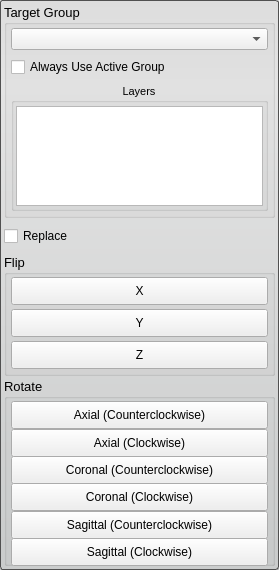
<?xml version="1.0" encoding="UTF-8"?>
<ui version="4.0">
 <class>FlipToolInterface</class>
 <widget class="QWidget" name="FlipToolInterface">
  <property name="geometry">
   <rect>
    <x>0</x>
    <y>0</y>
    <width>279</width>
    <height>570</height>
   </rect>
  </property>
  <property name="sizePolicy">
   <sizepolicy hsizetype="Preferred" vsizetype="Fixed">
    <horstretch>0</horstretch>
    <verstretch>0</verstretch>
   </sizepolicy>
  </property>
  <property name="sizeIncrement">
   <size>
    <width>0</width>
    <height>0</height>
   </size>
  </property>
  <property name="windowTitle">
   <string>Flip Tool</string>
  </property>
  <property name="styleSheet">
   <string notr="true">QWidget#FlipToolInterface{
  border-radius: 3px;
  border: 1px solid rgb(80, 80,80);
  background-color: qlineargradient(spread:pad, x1:0.5, y1:0, x2:0.5, y2:0.960227, stop:0 rgba(221, 221, 221, 255), stop:0.155779 rgba(228, 228, 228, 255), stop:1 rgba(202, 204, 204, 255));      
}</string>
  </property>
  <layout class="QVBoxLayout" name="verticalLayout_3">
   <property name="spacing">
    <number>2</number>
   </property>
   <property name="margin">
    <number>4</number>
   </property>
   <item>
    <widget class="QGroupBox" name="target_groupbox_">
     <property name="sizePolicy">
      <sizepolicy hsizetype="Preferred" vsizetype="Fixed">
       <horstretch>0</horstretch>
       <verstretch>0</verstretch>
      </sizepolicy>
     </property>
     <property name="font">
      <font>
       <pointsize>10</pointsize>
      </font>
     </property>
     <property name="title">
      <string>Target Group</string>
     </property>
     <property name="flat">
      <bool>false</bool>
     </property>
     <layout class="QVBoxLayout" name="verticalLayout_4">
      <property name="leftMargin">
       <number>4</number>
      </property>
      <property name="topMargin">
       <number>2</number>
      </property>
      <property name="rightMargin">
       <number>4</number>
      </property>
      <property name="bottomMargin">
       <number>4</number>
      </property>
      <item>
       <widget class="QWidget" name="widget_9" native="true">
        <layout class="QVBoxLayout" name="verticalLayout_5">
         <property name="spacing">
          <number>2</number>
         </property>
         <property name="margin">
          <number>0</number>
         </property>
         <item>
          <widget class="QWidget" name="widget_10" native="true">
           <property name="minimumSize">
            <size>
             <width>0</width>
             <height>24</height>
            </size>
           </property>
           <property name="maximumSize">
            <size>
             <width>16777215</width>
             <height>24</height>
            </size>
           </property>
           <layout class="QHBoxLayout" name="horizontalLayout_6">
            <property name="spacing">
             <number>0</number>
            </property>
            <property name="margin">
             <number>0</number>
            </property>
            <item>
             <widget class="QComboBox" name="target_group_">
              <property name="sizePolicy">
               <sizepolicy hsizetype="Ignored" vsizetype="Fixed">
                <horstretch>0</horstretch>
                <verstretch>0</verstretch>
               </sizepolicy>
              </property>
             </widget>
            </item>
           </layout>
          </widget>
         </item>
        </layout>
       </widget>
      </item>
      <item>
       <widget class="QCheckBox" name="use_active_group_">
        <property name="text">
         <string>Always Use Active Group</string>
        </property>
       </widget>
      </item>
      <item>
       <widget class="QGroupBox" name="groupBox">
        <property name="font">
         <font>
          <pointsize>8</pointsize>
         </font>
        </property>
        <property name="title">
         <string>Layers</string>
        </property>
        <property name="alignment">
         <set>Qt::AlignCenter</set>
        </property>
        <property name="flat">
         <bool>true</bool>
        </property>
        <property name="checkable">
         <bool>false</bool>
        </property>
        <layout class="QVBoxLayout" name="verticalLayout_6">
         <property name="spacing">
          <number>2</number>
         </property>
         <property name="leftMargin">
          <number>2</number>
         </property>
         <property name="topMargin">
          <number>4</number>
         </property>
         <property name="rightMargin">
          <number>2</number>
         </property>
         <property name="bottomMargin">
          <number>2</number>
         </property>
         <item>
          <widget class="QListWidget" name="layer_list_">
           <property name="enabled">
            <bool>true</bool>
           </property>
           <property name="sizePolicy">
            <sizepolicy hsizetype="Ignored" vsizetype="Fixed">
             <horstretch>0</horstretch>
             <verstretch>0</verstretch>
            </sizepolicy>
           </property>
           <property name="minimumSize">
            <size>
             <width>0</width>
             <height>100</height>
            </size>
           </property>
           <property name="maximumSize">
            <size>
             <width>16777215</width>
             <height>100</height>
            </size>
           </property>
           <property name="frameShape">
            <enum>QFrame::StyledPanel</enum>
           </property>
           <property name="selectionMode">
            <enum>QAbstractItemView::MultiSelection</enum>
           </property>
           <property name="resizeMode">
            <enum>QListView::Adjust</enum>
           </property>
          </widget>
         </item>
        </layout>
       </widget>
      </item>
     </layout>
    </widget>
   </item>
   <item>
    <widget class="QCheckBox" name="replace_checkbox_">
     <property name="minimumSize">
      <size>
       <width>0</width>
       <height>32</height>
      </size>
     </property>
     <property name="text">
      <string>Replace</string>
     </property>
    </widget>
   </item>
   <item>
    <widget class="QGroupBox" name="flipGroupBox">
     <property name="font">
      <font>
       <pointsize>10</pointsize>
      </font>
     </property>
     <property name="title">
      <string>Flip</string>
     </property>
     <layout class="QVBoxLayout" name="verticalLayout">
      <property name="spacing">
       <number>4</number>
      </property>
      <property name="leftMargin">
       <number>4</number>
      </property>
      <property name="topMargin">
       <number>2</number>
      </property>
      <property name="rightMargin">
       <number>4</number>
      </property>
      <property name="bottomMargin">
       <number>4</number>
      </property>
      <item>
       <widget class="QPushButton" name="flip_x_button_">
        <property name="minimumSize">
         <size>
          <width>0</width>
          <height>28</height>
         </size>
        </property>
        <property name="text">
         <string>X</string>
        </property>
       </widget>
      </item>
      <item>
       <widget class="QPushButton" name="flip_y_button_">
        <property name="minimumSize">
         <size>
          <width>0</width>
          <height>28</height>
         </size>
        </property>
        <property name="text">
         <string>Y</string>
        </property>
       </widget>
      </item>
      <item>
       <widget class="QPushButton" name="flip_z_button_">
        <property name="minimumSize">
         <size>
          <width>0</width>
          <height>28</height>
         </size>
        </property>
        <property name="text">
         <string>Z</string>
        </property>
       </widget>
      </item>
     </layout>
    </widget>
   </item>
   <item>
    <widget class="QGroupBox" name="rotateGroupBox">
     <property name="minimumSize">
      <size>
       <width>0</width>
       <height>134</height>
      </size>
     </property>
     <property name="font">
      <font>
       <pointsize>10</pointsize>
      </font>
     </property>
     <property name="title">
      <string>Rotate</string>
     </property>
     <layout class="QVBoxLayout" name="verticalLayout_2">
      <property name="spacing">
       <number>4</number>
      </property>
      <property name="leftMargin">
       <number>4</number>
      </property>
      <property name="topMargin">
       <number>2</number>
      </property>
      <property name="rightMargin">
       <number>4</number>
      </property>
      <property name="bottomMargin">
       <number>2</number>
      </property>
      <item>
       <widget class="QPushButton" name="rotate_axial_ccw_button_">
        <property name="minimumSize">
         <size>
          <width>0</width>
          <height>28</height>
         </size>
        </property>
        <property name="text">
         <string>Axial (Counterclockwise)</string>
        </property>
       </widget>
      </item>
      <item>
       <widget class="QPushButton" name="rotate_axial_cw_button_">
        <property name="minimumSize">
         <size>
          <width>0</width>
          <height>28</height>
         </size>
        </property>
        <property name="text">
         <string>Axial (Clockwise)</string>
        </property>
       </widget>
      </item>
      <item>
       <widget class="QPushButton" name="rotate_coronal_ccw_button_">
        <property name="minimumSize">
         <size>
          <width>0</width>
          <height>28</height>
         </size>
        </property>
        <property name="text">
         <string>Coronal (Counterclockwise)</string>
        </property>
       </widget>
      </item>
      <item>
       <widget class="QPushButton" name="rotate_coronal_cw_button_">
        <property name="minimumSize">
         <size>
          <width>0</width>
          <height>28</height>
         </size>
        </property>
        <property name="text">
         <string>Coronal (Clockwise)</string>
        </property>
       </widget>
      </item>
      <item>
       <widget class="QPushButton" name="rotate_sagittal_ccw_button_">
        <property name="minimumSize">
         <size>
          <width>0</width>
          <height>28</height>
         </size>
        </property>
        <property name="text">
         <string>Sagittal (Counterclockwise)</string>
        </property>
       </widget>
      </item>
      <item>
       <widget class="QPushButton" name="rotate_sagittal_cw_button_">
        <property name="minimumSize">
         <size>
          <width>0</width>
          <height>28</height>
         </size>
        </property>
        <property name="text">
         <string>Sagittal (Clockwise)</string>
        </property>
       </widget>
      </item>
     </layout>
    </widget>
   </item>
  </layout>
 </widget>
 <resources/>
 <connections/>
</ui>
